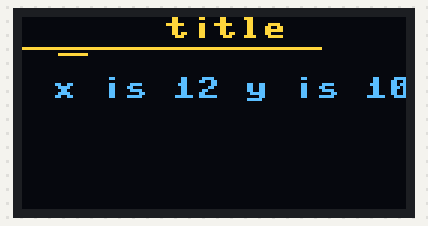
Recording of a program running on a simulated Raspberry Pi Pico running MicroPython. Parts: 128×64 one-colour display. The OLED is the two-colour kind (top 16 rows yellow); library files of the repository ran but are not shown: ssd1306.py; what the program prints to the serial console is not drawn.

Above: at 0.45 s.
At 5.16 s:
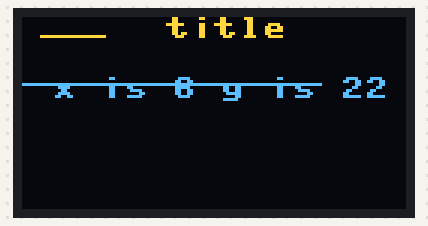
At 10.19 s:
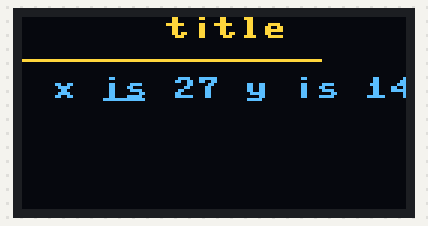
At 20.24 s:
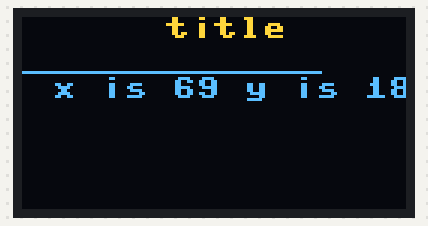
At 29.66 s:
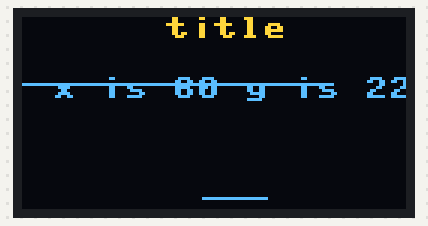
At 39.72 s:
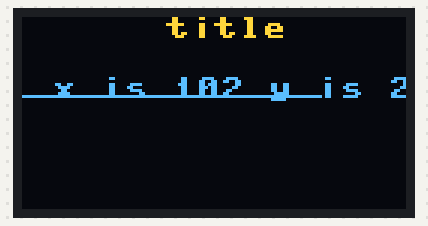

The program:

n_display.py
```python
# Pico OLED Demo
#
# This project is a demo of using the RP2040 Pi Pico and a SSD1306 OLED display with Micropython.
# It demos creating and moving rectangles on the screen!
#
# Created by Nathaniel Evry @NathanielEvry on 2023-04-22
# My GitHub: https://github.com/altometer
# GitHub Project Repo: https://github.com/altometer/pico-oled-demo
#
# Web-hosted Pico2040 simulator for this project:
# https://wokwi.com/projects/362799539846585345

from machine import Pin, I2C
from ssd1306 import SSD1306_I2C
import time

i2c = I2C(0, scl=Pin(1), sda=Pin(0))
time.sleep(0.1)  # wait for i2x to fully init
# oled = SSD1306_I2C(128, 32, i2c)  # Init oled display
oled = SSD1306_I2C(128, 64, i2c)  # Alternate 128 x 64 OLED

x = 0
y = 10

print(" demo status OK")

while True:
    oled.fill(0)
    # Upper banner
    # oled.text("1234567-7654321", 8, 8)
    oled.text("     title", 8, 0)

    # oled.text(f'x is {x} y is {y}', x, y)
    oled.text(f"x is {x} y is {y}", 10, 20)
    oled.hline(x, x, y, 1)

    pix = 0
    while pix < 100:
        oled.pixel(pix, y, 1)
        pix += 1

    oled.show()
    time.sleep(0.01)
    if x >= 128:
        x = 0
        y += 4
    if y >= 30:
        y = 10
    x += 3
```
